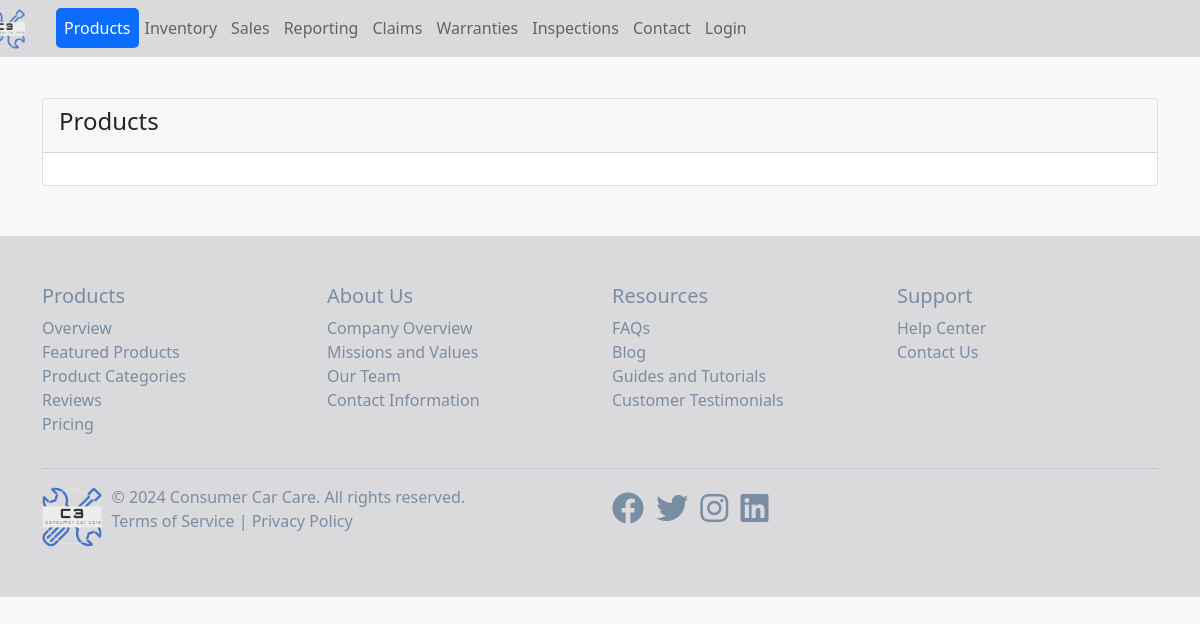
The app's page /products/, older data.
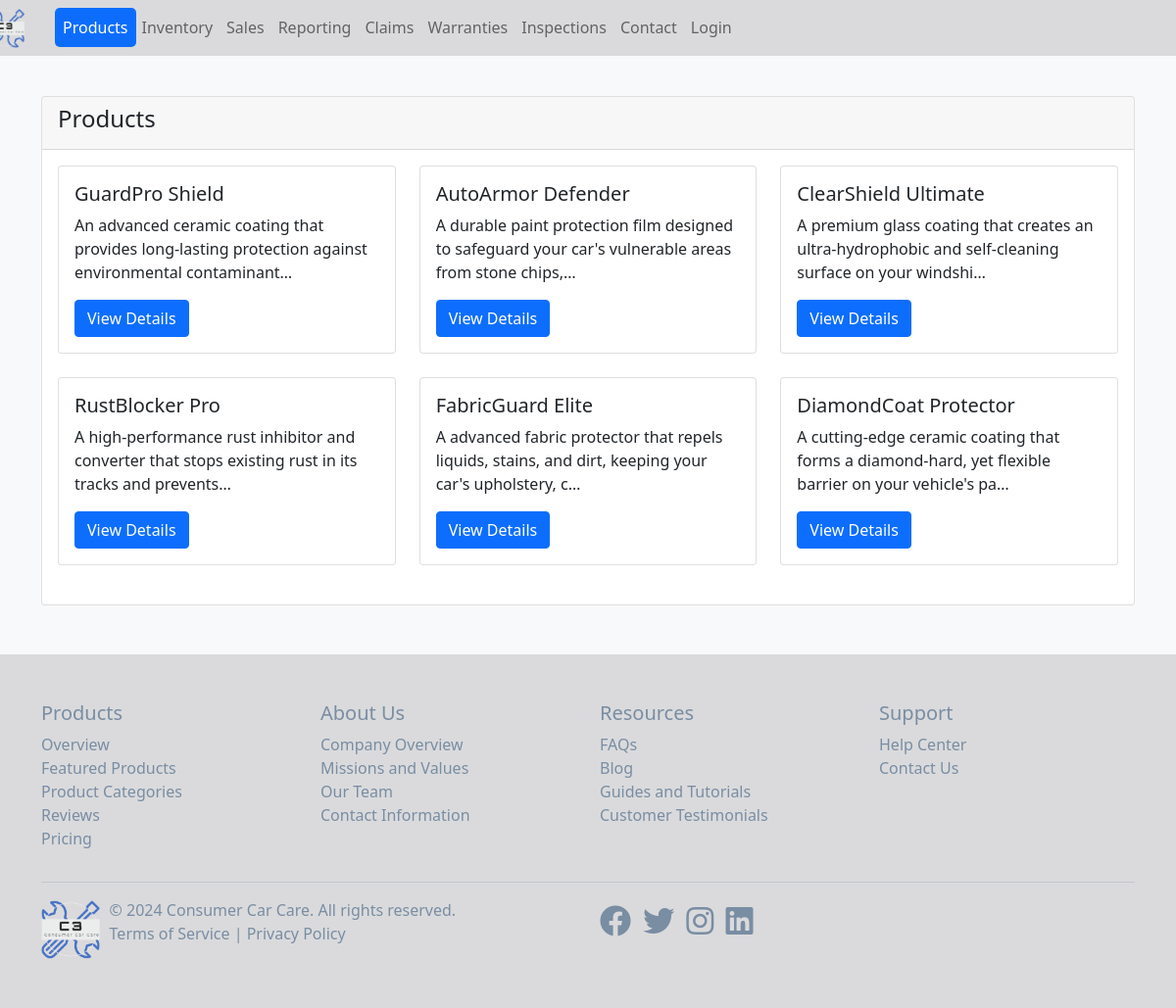
The same page, newer data.
### main_app/models.py (models this page shows, shortened)
class Product(models.Model):
    name = models.CharField(max_length=100)
    description = models.TextField()
    price = models.DecimalField(max_digits=8, decimal_places=2)
    image = models.ImageField(upload_to='product_images', null=True, blank=True)

### main_app/views.py (the view)
# urls.py: path('products/', views.products_view, name='products'),
def products_view(request):
    products = Product.objects.all()
    context = {'products': products}
    return render(request, 'main_app/products.html', context)

### main_app/templates/main_app/products.html
{% extends 'main_app/base.html' %}
{% block content %}
<div class="container mt-5">
    <div class="row">
        <div class="col-md-12">
            <div class="card">
                <div class="card-header">
                    <h4>Products</h4>
                </div>
                <div class="card-body">
                    <div class="row">
                        {% for product in products %}
                        <div class="col-md-4 mb-4">
                            <div class="card">
                                <div class="card-body">
                                    <h5 class="card-title">{{ product.name }}</h5>
                                    <p class="card-text">{{ product.description|truncatechars:100 }}</p>
                                    <a href="{% url 'product_detail' product.id %}" class="btn btn-primary">View Details</a>
                                </div>
                            </div>
                        </div>
                        {% endfor %}
                    </div>
                </div>
            </div>
        </div>
    </div>
</div>
{% endblock %}

### main_app/templates/main_app/base.html (shortened to what this page needs)
{% load static %}
<!DOCTYPE html>
<html lang="en">
<head>
    <link rel="stylesheet" href="{% static 'main_app/css/bootstrap.min.css' %}">
    <link rel="stylesheet" href="https://cdnjs.cloudflare.com/ajax/libs/font-awesome/5.15.3/css/all.min.css">
</head>
<body>
    <nav class="navbar navbar-expand-lg navbar-light bg-custom-color">
        <div class="container">
            <div class="collapse navbar-collapse" id="navbarNav">
                <ul class="navbar-nav">
                    <li class="nav-item active">
                        <a class="nav-link" href="{% url 'home' %}">
                            <img src="{% static 'main_app/images/C3_transparent_cropped.png' %}" alt="Consumer Car Care Logo" height="40">
                        </a>
                    </li>
                    <li class="nav-item">
                        <a class="nav-link {% if request.path|slice:'0:9' == '/products' %}active{% endif %}" href="{% url 'products' %}">Products</a>
                    </li>
                    <li class="nav-item">
                        <a class="nav-link {% if request.path == '/inventory/' %}active{% endif %}" href="{% url 'inventory' %}">Inventory</a>
                    </li>
                    <li class="nav-item">
                        <a class="nav-link {% if request.path == '/sales-data/' %}active{% endif %}" href="{% url 'sales_data' %}">Sales</a>
                    </li>
                    <li class="nav-item">
                        <a class="nav-link {% if request.path == '/reporting-dashboard/' %}active{% endif %}" href="{% url 'reporting_dashboard' %}">Reporting</a>
                    </li>
                    <li class="nav-item">
                        <a class="nav-link {% if request.path == '/claims/' %}active{% endif %}" href="{% url 'claims' %}">Claims</a>
                    </li>
                    <li class="nav-item">
                        <a class="nav-link {% if request.path == '/warranties/' %}active{% endif %}" href="{% url 'warranties' %}">Warranties</a>
                    </li>
                    <li class="nav-item">
                        <a class="nav-link {% if request.path == '/inspections/' %}active{% endif %}" href="{% url 'inspections' %}">Inspections</a>
                    </li>
                    <li class="nav-item">
                        <a class="nav-link {% if request.path == '/contact/' %}active{% endif %}" href="{% url 'contact' %}">Contact</a>
                    </li>
                    {% if user.is_authenticated %}
                    {% if user.is_authenticated %}
                        <li class="nav-item">
                            <a class="nav-link {% if request.path == '/my-account/' %}active{% endif %}" href="{% url 'my_account' %}">My Account</a>
                        </li>
                    {% endif %}
                        <li class="nav-item">
                            <span class="nav-link">Welcome, {{ user.username }}</span>
                        </li>
                        <li class="nav-item">
                            <form method="post" action="{% url 'logout' %}">
                                {% csrf_token %}
                                <button class ="nav-link" type="submit">Logout</button>
                            </form>
                        </li>
                    {% else %}
                        <li class="nav-item">
                            <a class="nav-link {% if request.path == '/login/' %}active{% endif %}" href="{% url 'login' %}">Login</a>
                        </li>
                    {% endif %}
                </ul>
            </div>
        </div>
    </nav>
    {% block content %}
    {% endblock %}
    <footer class="bg-custom-color py-5">
        <div class="container">
          <div class="row">
            <div class="col-md-3">
              <h5>Products</h5>
              <ul class="list-unstyled">
                <li><a href="#">Overview</a></li>
                <li><a href="#">Featured Products</a></li>
                <li><a href="#">Product Categories</a></li>
                <li><a href="#">Reviews</a></li>
                <li><a href="#">Pricing</a></li>
              </ul>
            </div>
            <div class="col-md-3">
              <h5>About Us</h5>
              <ul class="list-unstyled">
                <li><a href="#">Company Overview</a></li>
                <li><a href="#">Missions and Values</a></li>
                <li><a href="#">Our Team</a></li>
                <li><a href="#">Contact Information</a></li>
              </ul>
            </div>
            <div class="col-md-3">
              <h5>Resources</h5>
              <ul class="list-unstyled">
                <li><a href="#">FAQs</a></li>
                <li><a href="#">Blog</a></li>
                <li><a href="#">Guides and Tutorials</a></li>
                <li><a href="#">Customer Testimonials</a></li>
              </ul>
            </div>
            <div class="col-md-3">
              <h5>Support</h5>
              <ul class="list-unstyled">
                <li><a href="#">Help Center</a></li>
                <li><a href="#">Contact Us</a></li>
              </ul>
            </div>
          </div>
          <hr>
          <div class="row align-items-center">
            <div class="col-md-6">
              <div class="d-flex align-items-center">
                <img src="{% static 'main_app/images/C3_transparent_cropped.png' %}" alt="Company Logo" height="60" class="mr-3">
                <div>
                  <p class="mb-0">&copy; 2024 Consumer Car Care. All rights reserved.</p>
                  <p><a href="#">Terms of Service</a> | <a href="#">Privacy Policy</a></p>
                </div>
              </div>
            </div>
            <div class="col-md-6 text-md-right">
              <ul class="list-inline">
                <li class="list-inline-item"><a href="#"><i class="fab fa-facebook fa-2x"></i></a></li>
                <li class="list-inline-item"><a href="#"><i class="fab fa-twitter fa-2x"></i></a></li>
                <li class="list-inline-item"><a href="#"><i class="fab fa-instagram fa-2x"></i></a></li>
                <li class="list-inline-item"><a href="#"><i class="fab fa-linkedin fa-2x"></i></a></li>
              </ul>
            </div>
          </div>
        </div>
      </footer>
</body>
</html>

### main_app/templates/main_app/base.html (style rules this page uses)
body { background-color: #f8f9fa; padding-top: 50px; }
footer { color: #798da3; text-decoration: none; margin-top: 50px; }
footer a { text-decoration: none; color: #798da3; }
.nav-link.active { background-color: #0c6dfd ; color: #ffffff !important; border-radius: 5px; }
.nav-link img { margin-left: -80px; margin-bottom: -8px; margin-top: -10px; padding-left: 15px; }
.navbar { position: fixed; top: 0; width: 100%; z-index: 1000; }
.bg-custom-color { background-color: #dadadc; }
.mr-3 { margin-right: 10px; }
.navbar-nav .nav-item { margin-right: -2px; }

Row changes from the older to the newer data that the page shows:
added Product: name "GuardPro Shield", description "An advanced ceramic coating that provides long-lasting protection against environmental contaminant…"
added Product: name "AutoArmor Defender", description "A durable paint protection film designed to safeguard your car's vulnerable areas from stone chips,…"
added Product: name "ClearShield Ultimate", description "A premium glass coating that creates an ultra-hydrophobic and self-cleaning surface on your windshi…"
added Product: name "RustBlocker Pro", description "A high-performance rust inhibitor and converter that stops existing rust in its tracks and prevents…"
added Product: name "FabricGuard Elite", description "A advanced fabric protector that repels liquids, stains, and dirt, keeping your car's upholstery, c…"
added Product: name "DiamondCoat Protector", description "A cutting-edge ceramic coating that forms a diamond-hard, yet flexible barrier on your vehicle's pa…"
